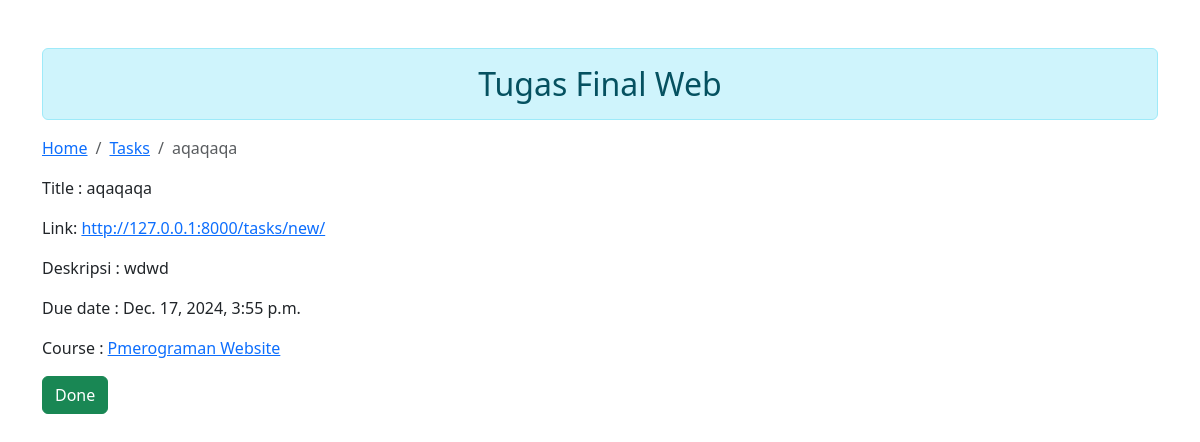
The page /tasks/16/ on the database as committed earlier.
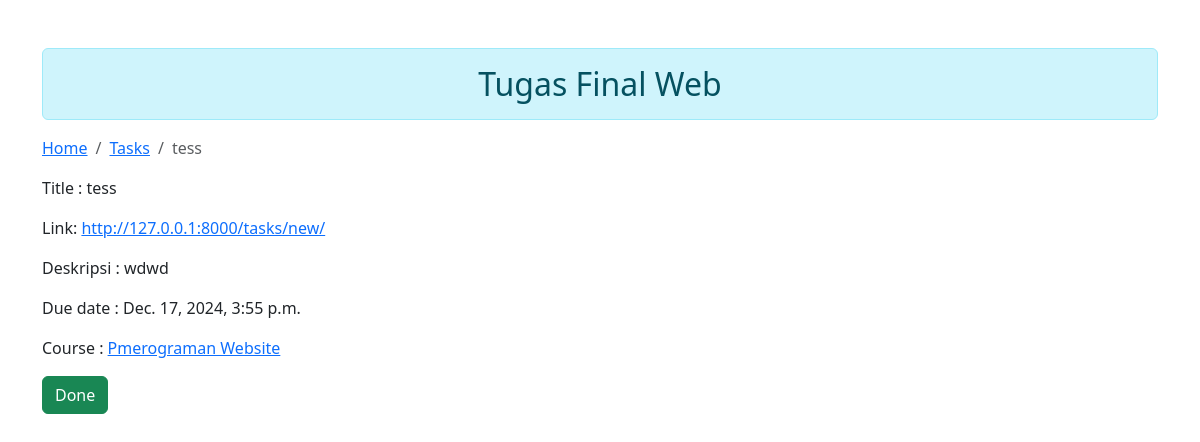
The same page on the database as committed later.
### tasks/models.py (models this page shows, shortened)
class Task(models.Model):
    STATUS_CHOICES = [
        ('pending', 'Pending'),
        ('in_progress', 'In Progress'),
        ('completed', 'Completed'),
    ]
    title = models.CharField(max_length=200)
    description = models.TextField(blank=True, null=True)
    link = models.URLField(blank=True, null=True)
    due_date = models.DateTimeField()
    status = models.CharField(
        max_length=20,
        choices=STATUS_CHOICES,
        default='pending'
    )
    course = models.ForeignKey(
        courses.Course,
        on_delete=models.CASCADE,
        null=True,
        blank=True,
        related_name="tasks"
    )

### courses/models.py (models this page shows, shortened)
class Course(models.Model):
    name = models.CharField(max_length=200, unique=True)
    semester = models.PositiveIntegerField()
    description = models.TextField(blank=True, null=True)
    slug = models.SlugField(blank=True,unique=True, default='', editable=False)
    sks = models.PositiveIntegerField(default=2)

### tasks/views.py (the view)
# urls.py: path("<str:tasks_id>/", views.TaskDetailView.as_view(), name="tasks_detail"),
class TaskDetailView(DetailView):
    model = models.Task
    template_name = 'tasks/detail.html'
    def get_object(self):
        tasks_id = self.kwargs.get("tasks_id")
        return get_object_or_404(models.Task, id=tasks_id)
    def get_context_data(self, **kwargs):
        context = super().get_context_data(**kwargs)
        task = self.get_object()
        due_date = task.due_date
        if due_date.tzinfo is None:
            due_date = make_aware(due_date)
        now = timezone.now()
        time_left = due_date - now
        print(time_left.total_seconds())
        if time_left.total_seconds() < 0:
            status_message = "Task is overdue"
            time_left = abs(time_left)
        else:
            status_message = "Time left"
        hours_left = time_left.days * 24 + time_left.seconds // 3600
        minutes_left = (time_left.seconds // 60) % 60
        if time_left.total_seconds() < 0:
            context['Time_left'] = f'{hours_left} hours {minutes_left} minutes overdue'
        else:
            context['Time_left'] = f'{hours_left} hours {minutes_left} minutes left'
        context['Status_message'] = status_message
        context['Task'] = task
        return context

### tasks/templates/tasks/detail.html (shortened to what this page needs)
{% load static %}
<!DOCTYPE html>
<html lang="en">
  <head>
    <link
      href="https://cdn.jsdelivr.net/npm/bootstrap@5.3.3/dist/css/bootstrap.min.css"
      rel="stylesheet"
    />
  </head>
  <body>
    <div class="container mt-5">
      <h2 class="text-center alert alert-info">Tugas Final Web</h2>
      <nav aria-label="breadcrumb">
        <ol class="breadcrumb">
          <li class="breadcrumb-item"><a href="/">Home</a></li>
          <li class="breadcrumb-item"><a href="{% url "tasks:tasks_list" %}">Tasks</a></li>
          <li class="breadcrumb-item active" aria-current="page">{{Task.title}}</li>
        </ol>
      </nav>
      <main>
        <p>Title : {{Task.title}}</p>
        <p>Link: <a href={{Task.link}}>{{Task.link}}</a></p>
        <p>Deskripsi : {{Task.description}}</p>
        <p>Due date : {{Task.due_date}}</p>
        <p>Course : <a href="{% url "courses:course_detail" slug=Task.course.slug %}">{{Task.course.name}}</a></p>
        <button
        class="btn btn-update
            {% if task.status == 'pending' %} btn-warning
            {% elif task.status == 'in_progress' %} btn-info
            {% else %} btn-success
            {% endif %}"
        data-task-id="{{ task.id }}">
        {% if task.status == 'pending' %}
            Mark as In Progress
        {% elif task.status == 'in_progress' %}
            Mark as Completed
        {% else %}
            Done
        {% endif %}
        </button>
      </main>
  </body>
</html>

Rows that differ between the two databases and show on the page:
changed Task "http://127.0.0.1:8000/tasks/new/": title "aqaqaqa" → "tess"
